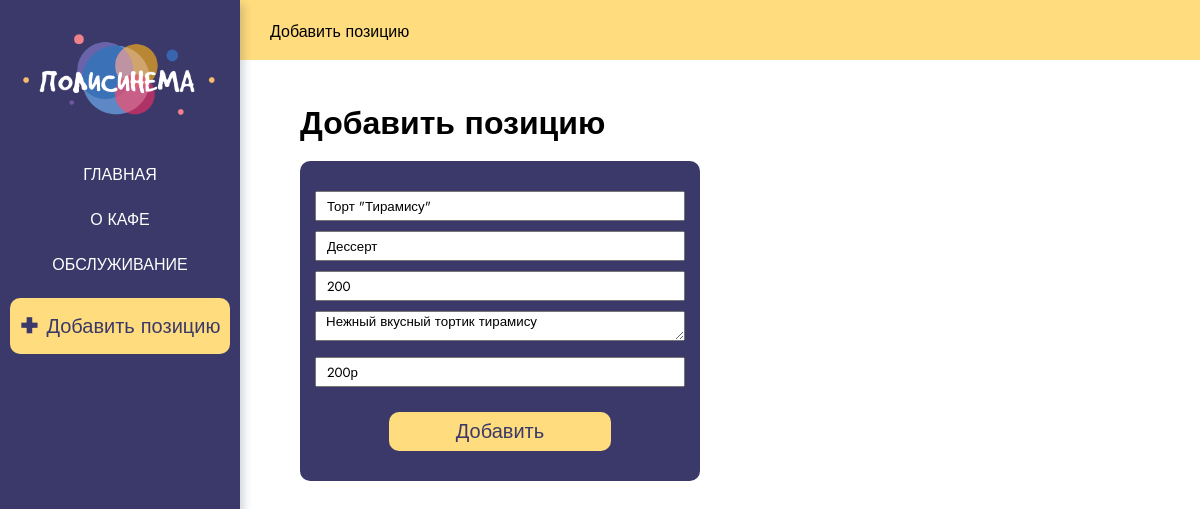
The page /1/update on the database as committed earlier.
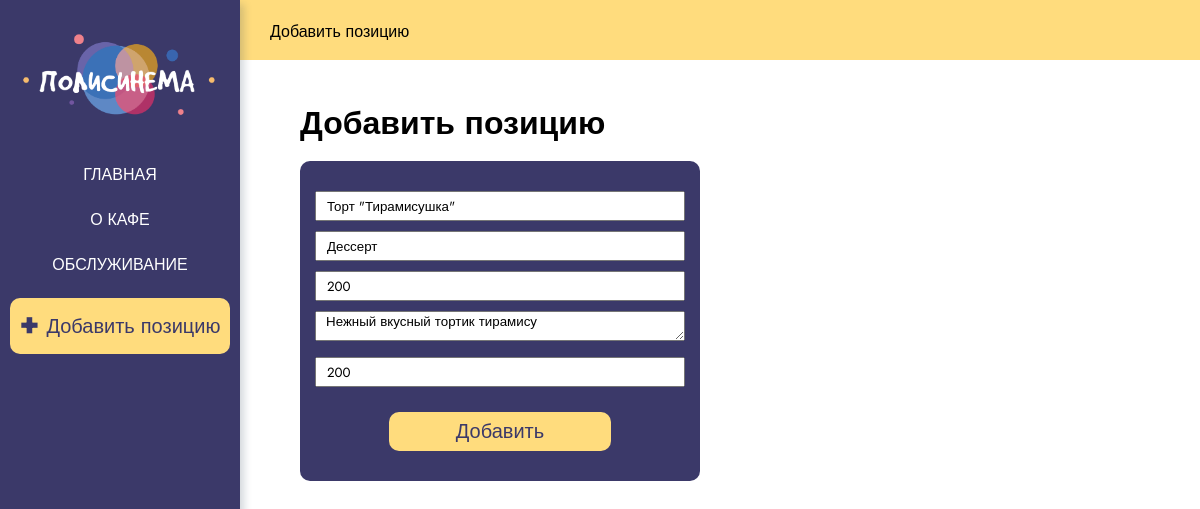
The same page on the database as committed later.
### main/models.py (models this page shows, shortened)
class Position(models.Model):
    name = models.CharField('Название', max_length=30)
    type = models.CharField('Тип', max_length=30)
    gramm = models.CharField('Граммовка порции', max_length=10)
    sostav = models.TextField('Описание')
    price = models.IntegerField('Цена')
    class Meta:
        verbose_name="Позиция"
        verbose_name_plural="Позиции меню"

### main/views.py (the view)
# urls.py: path('<int:pk>/update', views.Update.as_view(), name='update')
class Update(UpdateView):
    model = Position
    template_name = 'main/add.html'
    form_class = PosForm
    success_url = '/'

### main/forms.py
class PosForm(ModelForm):
    class Meta:
        model = Position
        fields = ["name", "type", "gramm", "sostav", "price"]
        widgets = {
            "name": TextInput(attrs={'placeholder': 'Название','class': 'form-input'}),
            "type": TextInput(attrs={'placeholder': 'Тип','class': 'form-input'}),
            "gramm": TextInput(attrs={'placeholder': 'Граммы','class': 'form-input'}),
            "sostav":Textarea(attrs={'placeholder': 'Описание','class': 'form-input'}),
            "price": TextInput(attrs={'placeholder': 'Цена в руб.','class': 'form-input'}),
        }

### main/templates/main/add.html (shortened to what this page needs)
{% extends 'main/base.html' %}
{% block tab-name %}Добавить позицию{% endblock %}
{% block content%}
    <h1>Добавить позицию</h1>
    <form method="post" class="add-form">
        {{form.name}} <br>
        {{form.type}}<br>
        {{form.gramm}}<br>
        {{form.sostav}}<br>
        {{form.price}}<br>
        <button type="submit">Добавить</button>
    </form>
{% endblock %}

Rows that differ between the two databases and show on the page:
changed Position "Дессерт": name "Торт \"Тирамису\"" → "Торт \"Тирамисушка\""; price "200р" → "200"
